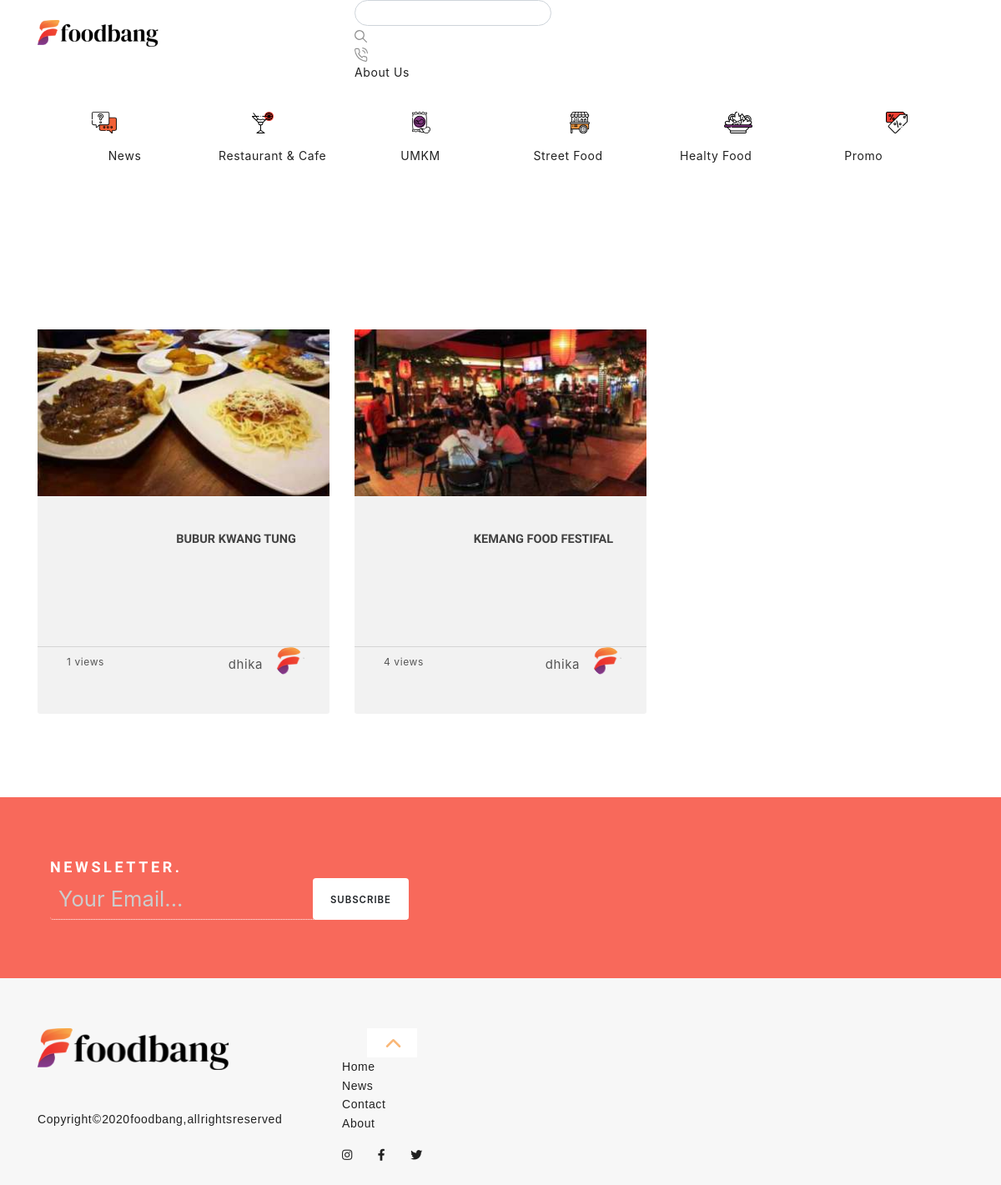
The page /tag/steak on the database as committed earlier.
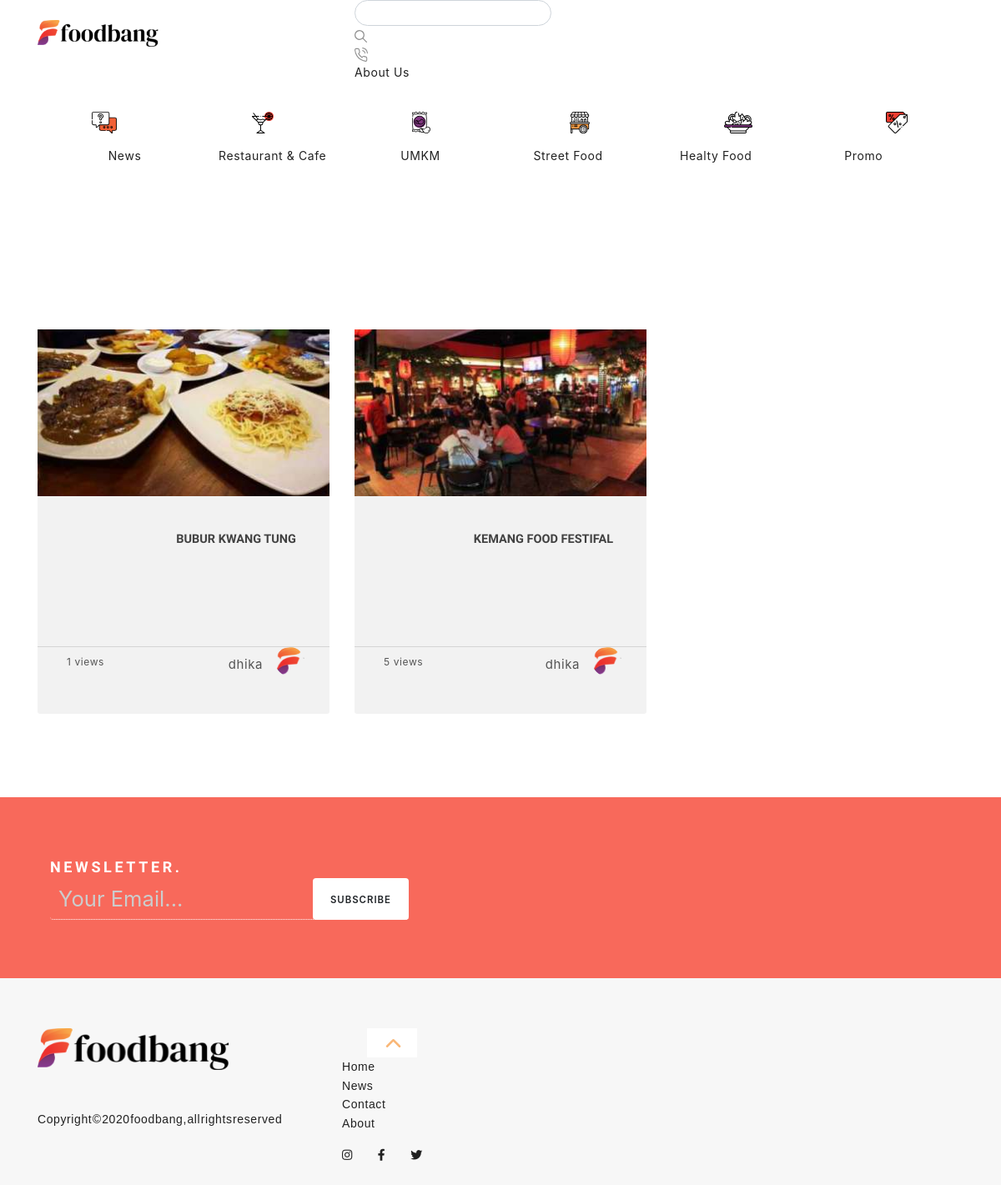
The same page on the database as committed later.
### tables this page shows
CREATE TABLE `tbl_post` (
  `post_id` int(11) NOT NULL,
  `post_title` varchar(250) DEFAULT NULL,
  `post_description` text DEFAULT NULL,
  `post_description_title` varchar(255) NOT NULL,
  `post_contents` longtext DEFAULT NULL,
  `post_image` varchar(40) DEFAULT NULL,
  `post_image_desc` varchar(255) NOT NULL,
  `post_date` timestamp NULL DEFAULT current_timestamp(),
  `post_last_update` datetime DEFAULT NULL,
  `post_type_id` int(11) NOT NULL,
  `post_category_id` int(11) DEFAULT NULL,
  `post_subcategory_id` int(11) NOT NULL,
  `post_tags` varchar(225) DEFAULT NULL,
  `post_slug` varchar(250) DEFAULT NULL,
  `post_feature_article` int(11) NOT NULL,
  `post_city_id` int(11) NOT NULL,
  `post_location_id` int(11) NOT NULL,
  `post_halal_id` int(11) NOT NULL,
  `post_additional_id` int(11) NOT NULL,
  `post_status` int(11) DEFAULT NULL COMMENT '1=Publish, 0=Unpublish',
  `post_views` int(11) DEFAULT 0,
  `post_user_id` int(11) DEFAULT NULL,
  `post_detail_id` varchar(255) NOT NULL,
  `email_news_update` int(11) NOT NULL DEFAULT 0
);

CREATE TABLE `tbl_user` (
  `user_id` int(11) NOT NULL,
  `user_name` varchar(100) DEFAULT NULL,
  `user_email` varchar(60) DEFAULT NULL,
  `user_password` varchar(40) DEFAULT NULL,
  `user_level` varchar(10) DEFAULT NULL,
  `user_status` varchar(10) DEFAULT '1',
  `user_photo` varchar(40) DEFAULT NULL
);

### application/controllers/Tag.php (called while the page is built, shortened)
<?php
class Tag extends CI_Controller{
	function __construct(){
		$this->load->model('Tag_model','tag_model');
		$this->load->model('Blog_model','blog_model');
		$this->load->model('Visitor_model','visitor_model');
		$this->load->model('Site_model','site_model');
        $this->load->helper('text');
	}
	function detail($tag){
		$data=$this->tag_model->get_blog_by_tags($tag);
		if($data->num_rows() > 0){
			$jum=$data;
	        $page=$this->uri->segment(3);
	        if(!$page):
	            $off = 0;
	        else:
	            $off = $page;
	        endif;
	        $limit=9;
	        $offset = $off > 0 ? (($off - 1) * $limit) : $off;
	        $config['base_url'] = base_url() . 'tag/'.$tag.'/';
	        $config['total_rows'] = $jum->num_rows();
	        $config['per_page'] = $limit;
	        $config['uri_segment'] = 3;
	        $config['use_page_numbers']=TRUE;
	        $config['full_tag_open']    = '<div class="row"><nav class="page-pagination mt-60"><ul class="page-numbers">';
	        $config['full_tag_close']   = '</ul></nav></div>';
	        $config['num_tag_open']     = '<li><span class="page-numbers">';
	        $config['num_tag_close']    = '</span></li>';
	        $config['cur_tag_open']     = '<li><span class="page-numbers current">';
	        $config['cur_tag_close']    = '<span class="sr-only">(current)</span></span></li>';
	        $config['next_tag_open']    = '<li><span class="page-numbers">';
	        $config['next_tagl_close']  = '<span aria-hidden="true">&raquo;</span></span></li>';
	        $config['prev_tag_open']    = '<li><span class="page-numbers">';
	        $config['prev_tagl_close']  = '</span>Next</li>';
	        $config['first_tag_open']   = '<li><span class="page-numbers">';
	        $config['first_tagl_close'] = '</span></li>';
	        $config['last_tag_open']    = '<li><span class="page-numbers">';
	        $config['last_tagl_close']  = '</span></li>';
		    $config['first_link'] = '<';
		    $config['last_link'] = '>';
		    $config['next_link'] = '>>';
		    $config['prev_link'] = '<<';
	        $this->pagination->initialize($config);
	        $x['page'] =$this->pagination->create_links();
			$x['data']=$this->tag_model->blog_tags_perpage($tag,$offset,$limit);
			$x['judul']= $tag;
			$x['description']= "Kumpulan artikel ".$tag." sangat bermanfaat untuk menambah wawasan Anda.";
			if(empty($this->uri->segment(3))){
				$next_page=2;
				$x['canonical']=site_url('tag/'.$tag);
				$x['url_prev']="";
			}elseif($this->uri->segment(3)=='1'){
				$next_page=2;
				$x['canonical']=site_url('tag/'.$tag);
				$x['url_prev']=site_url('tag/'.$tag);
			}elseif($this->uri->segment(3)=='2'){
				$next_page=$this->uri->segment(3)+1;
				$x['canonical']=site_url('tag/'.$tag.'/'.$this->uri->segment(3));
				$x['url_prev']=site_url('tag/'.$tag);
			}else{
				$next_page=$this->uri->segment(3)+1;
				$prev_page=$this->uri->segment(3)-1;
				$x['canonical']=site_url('tag/'.$tag.'/'.$this->uri->segment(3));
				$x['url_prev']=site_url('tag/'.$tag.'/'.$prev_page);
			}
			$x['url_next']=site_url('tag/'.$tag.'/'.$next_page);
			$x['populer_post'] = $this->blog_model->get_popular_post();
			$site_info = $this->db->get('tbl_site', 1)->row();
			$v['logo'] =  $site_info->site_logo_header;
			$x['icon'] = $site_info->site_favicon;
			$x['site_image'] = $site_info->site_logo_big;
			$x['header'] = $this->load->view('header',$v,TRUE);
			$x['footer'] = $this->load->view('footer','',TRUE);
			$site = $this->site_model->get_site_data()->row_array();
			$x['site_name'] = $site['site_name'];
			$x['site_twitter'] = $site['site_twitter'];
			$this->load->view('blog_tag_view',$x);
		}else{
			redirect('blog');
		}
	}
}

### index.php (called while the page is built, shortened)
<?php
require_once BASEPATH.'core/CodeIgniter.php';

### application/models/Tag_model.php (called while the page is built, shortened)
<?php
class Tag_model extends CI_Model{
	function blog_tags_perpage($tag,$offset,$limit){
		$query = $this->db->query("SELECT tbl_post.*,user_name,user_photo FROM tbl_post
			LEFT JOIN tbl_user ON post_user_id=user_id
			WHERE post_tags LIKE '%$tag%' LIMIT $offset,$limit");
		return $query;
	}
}

### application/views/blog_tag_view.php (the view, shortened to what the changed rows need)
<!DOCTYPE html>
<html lang="en">
	<head>
		<link rel="stylesheet" href="<?php echo base_url() . 'theme/css/bootstrap.min.css' ?>"/>
		<link rel="stylesheet" href="<?php echo base_url() . 'theme/css/style.css' ?>"/>
		<link rel="stylesheet" href="<?php echo base_url() . 'theme/css/padding-margin.css' ?>"/>
		<link rel="stylesheet" href="<?php echo base_url() . 'assets/plugins/fontawesome/css/all.css' ?>"/>
	</head>
	<body class="content-animate">
		<div id="top" class="page">
			<main class="cd-main-content mt-100">
				<section class="page-section small-section">
					<div class="container relative">
						<div class="row multi-columns-row">
								<?php foreach ($data->result() as $row): ?>
								<div class="col-md-4 col-sm-6 mb-30 wow fadeIn">
									<article>
										<a class="articles-card" href="<?php echo site_url('blog/' . $row->post_slug); ?>" title="">
											<div class="card-wrap">
												<div class="card-image">
													<div class="article-thumbnail" data-background="<?php echo base_url() . 'assets/images/thumb/' . $row->post_image; ?>"></div>
												</div>
												<div class="card-body text-right">
													<h2 class="heading6 lp-0 mt-0 font-face1 text-right"><?php echo $row->post_title; ?></h2>
												</div>
												<div class="card-footer">
													<div class="article_author">
														<div class="portrait" data-background="<?php echo base_url() . 'assets/images/' . $row->user_photo; ?>"></div>
														<div class="author light-text"><?php echo $row->user_name; ?></div>
													</div>
												</div>
											</div>
										</a>
										<div class="like light-text"><a href="javascript:void(0)"></a> <?php echo $row->post_views . ' views'; ?></div>
									</article>
								</div>
								<?php endforeach;?>
						</div>
					</div>
				</section>
				<section  class="page-section subscribe-section small-section">
					<div class="container">
						<div class="row">
							<div class="col-md-10 col-md-offset-1">
								<div class="form-subscribe mb-50 mb-sm-0">
									<div class="col-sm-6 mb-sm-40">
										<h2 class="heading5 mt-0 font-face1 white-color fw700 mb-0" >Newsletter.</h2>
									</div>
								</div>
							</div>
						</div>
					</div>
				</section>
				</main>
		</div>
	</body>
</html>

Rows that differ between the two databases and show on the page:
changed tbl_post "KEMANG FOOD FESTIFAL": post_views "4" → "5"
